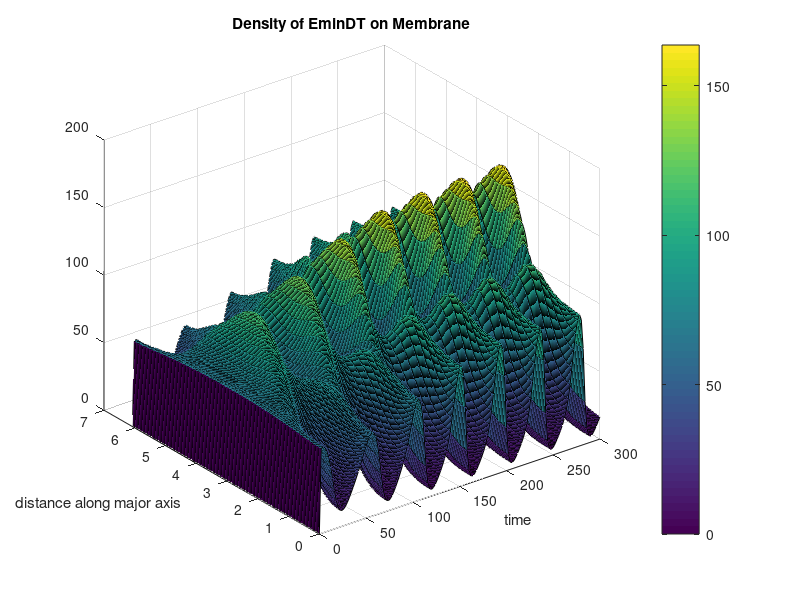
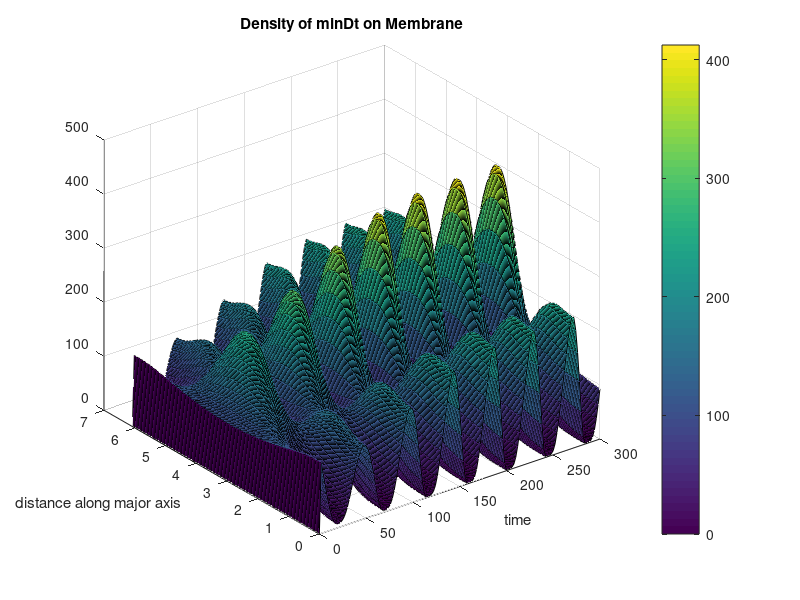

MATLAB code for these plots, in order:
clear
clc

load('EminDT.mat');
load('minDt.mat');
load('time.mat');
load('distance.mat');

figure(1)
surf(time,distance,EminDT');
xlabel('time');
ylabel('distance along major axis');
title('Density of EminDT on Membrane');
colorbar

figure(2)
surf(time,distance,minDt');
xlabel('time');
ylabel('distance along major axis');
title('Density of minDt on Membrane');
colorbar